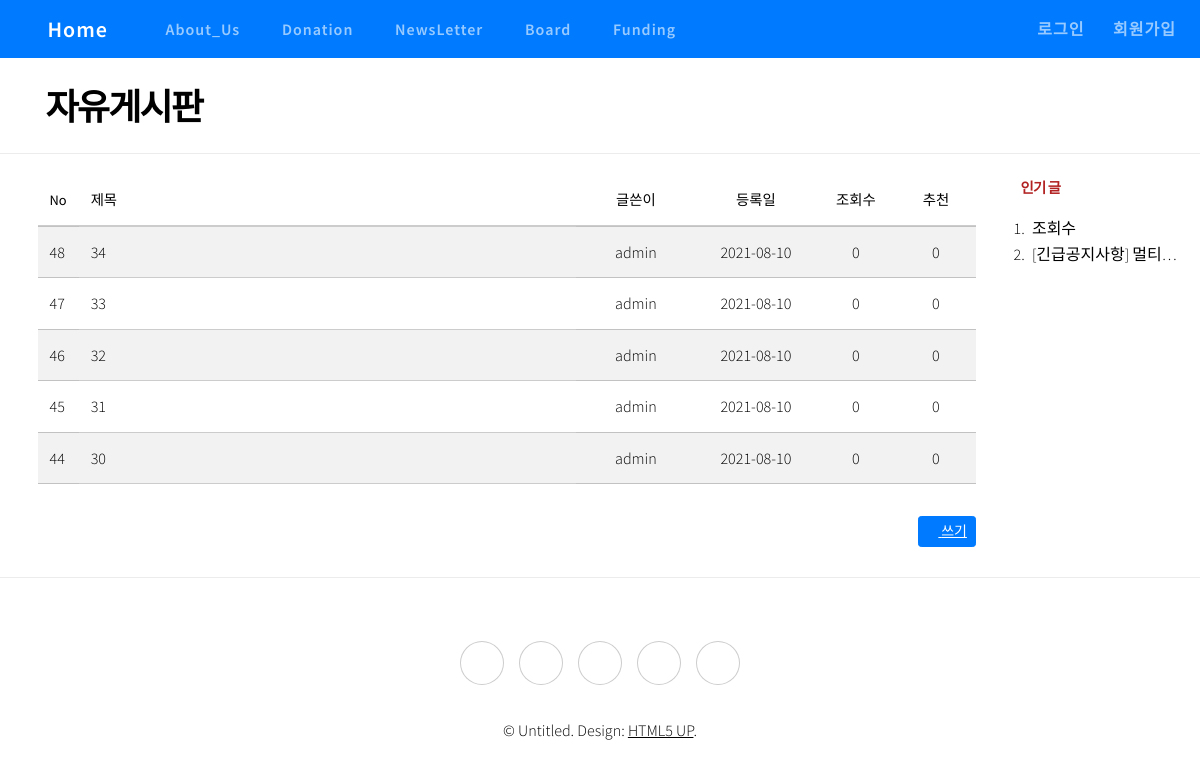
Before: /board/list/ with the older database file.
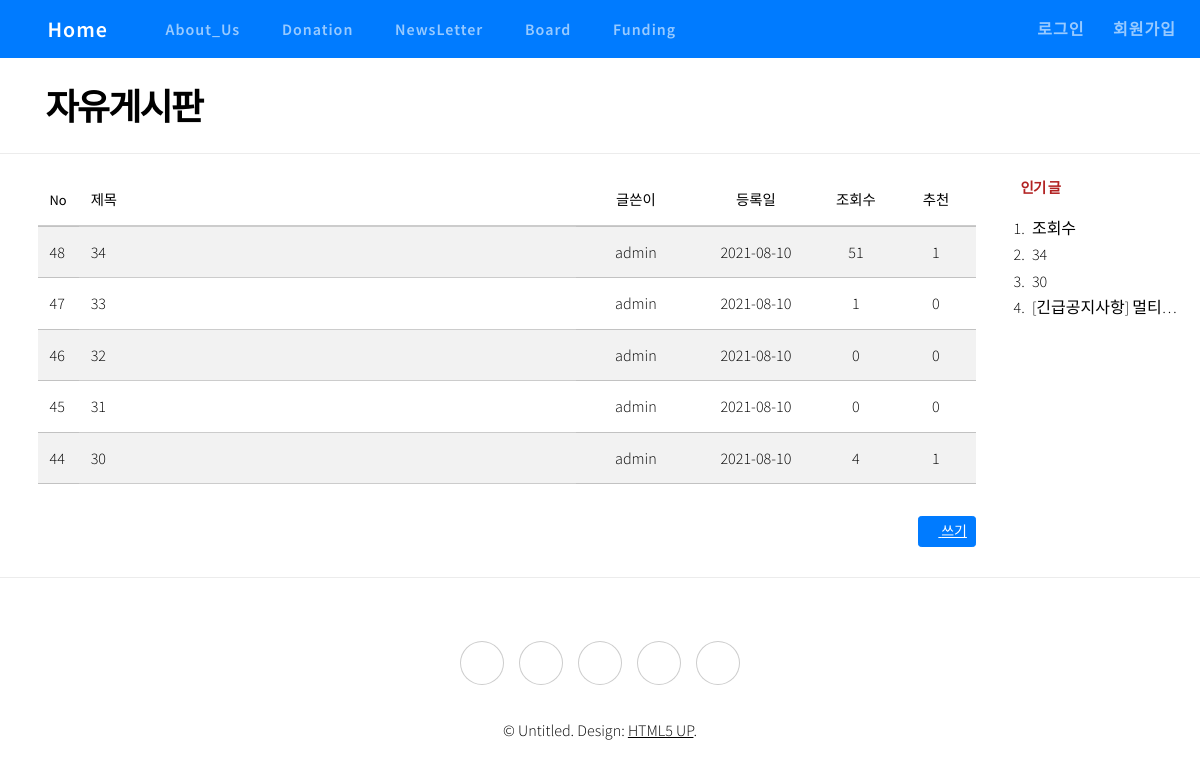
After: the same page with the newer database file.
### board/models.py (models this page shows, shortened)
class Post(models.Model):
    title = models.CharField(verbose_name='TITLE', max_length=50)
    description = models.CharField('DESCRIPTION', max_length=100, blank=True,
    help_text='simple description text.')
    content = models.TextField('CONTENT')
    create_dt = models.DateTimeField('CREATE DATE', auto_now_add=True)
    modify_dt = models.DateTimeField('MODIFY DATE', auto_now=True)
    user = models.ForeignKey(User,on_delete=models.CASCADE,
        verbose_name='USER', blank=True, null=True)
    hits = models.PositiveIntegerField("조회수",default=0)
    like = models.ManyToManyField(settings.AUTH_USER_MODEL, related_name="like_posts", blank=True)
    class Meta:
        verbose_name = 'post'
        verbose_name_plural = 'posts'
        db_table = 'board_posts'
        ordering = ('-create_dt',)
    def get_absolute_url(self):
        return reverse('board:detail', args=(self.id,))

### board/views.py (the view)
# urls.py: path('list/',PostListView.as_view(),name='list'),
class PostListView(ListView):
    model = Post
    template_name = 'board/post_list.html'
    context_object_name='posts'
    paginate_by = 5
    def get_context_data(self, **kwargs):
        context = super().get_context_data(**kwargs)
        likes=[ post for post in Post.objects.all() if post.like.count() > 0 ]
        likes.sort(key=lambda p : p.like.count(), reverse=True)
        context['likes'] = likes[:5]
        return context

### board/templates/board/post_list.html (shortened to what this page needs)
{% extends 'base.html' %}
{% load static %}
{% load bootstrap4 %}
{% block content-header %}
<h2 style ="font-weight:bold; margin-top:10px; margin-bottom:5px; margin-left:30px">자유게시판</h2>
{% endblock %}
{% block content %}
    <br>
    <div class="container">
        <div class="row">
            <div class ="col-md-10">
                <table class="table-striped table-hover" >
                    <thead>
                        <tr>
                            <th style="width:20px">No</th>
                            <th style="padding-top:10px " >제목</th>
                            <th style="width:120px" class="text-center">글쓴이</th>
                            <th style="width:120px" class="text-center">등록일</th>
                            <th style="width:80px" class="text-center">조회수</th>
                            <th style="width:80px" class="text-center">추천</th>
                        </tr>
                    </thead>
                    <tbody>
                    {% for writing in posts%}
                        <tr  style="cursor:pointer;" onclick="location.href='{{writing.get_absolute_url}}'">
                            <td>{{writing.id}}</td>
                            <td style="white-space:nowrap; overflow:hidden;text-overflow:ellipsis;">{{writing.title}}</td>
                            <td class="text-center">{{writing.user}}</td>
                            <td class="text-center">{{writing.create_dt|date:"Y-m-d"}}</td>
                            <td class="text-center">{{writing.hits}}</td>
                            <td class="text-center">{{writing.like.count}}</td>
                        </tr>
                    {% endfor %}
                    </tbody>
                </table>
                <div class="text-right" style="margin-bottom:30px;margin-top:0px">
                    <a href="{%url 'board:add' %}" class="btn btn-primary btn-sm ">
                    <i class="fas fa-pencil-alt"></i> 쓰기</a>
                </div>
            </div>
            <div class="col-md-2">
                <h5 style="font-weight:bold; color: firebrick;"><i class="fab fa-hotjar"></i> 인기 글</h5>
                <ol>
                    {% for i in likes%}
                        <li>
                            <div title="{{i.title}}" onMouseOver="this.style.color='red'" onMouseOut="this.style.color='black'"
                            style="cursor:pointer; width:150px; white-space:nowrap; overflow:hidden;text-overflow:ellipsis;" onclick="location.href='{{i.get_absolute_url}}'">
                                {{i.title}}
                            </div>
                        </li>
                    {% endfor %}
                </ol>
            </div>
        </div>
{% endblock %}

Changed rows visible on the page:
now on one of the page's lists (row edited): Post: title "34"
changed Post id 48: hits "0" → "51"; like.count "0" → "1"
changed Post id 47: hits "0" → "1"
now on one of the page's lists (row edited): Post: title "30"
changed Post id 44: hits "0" → "4"; like.count "0" → "1"
